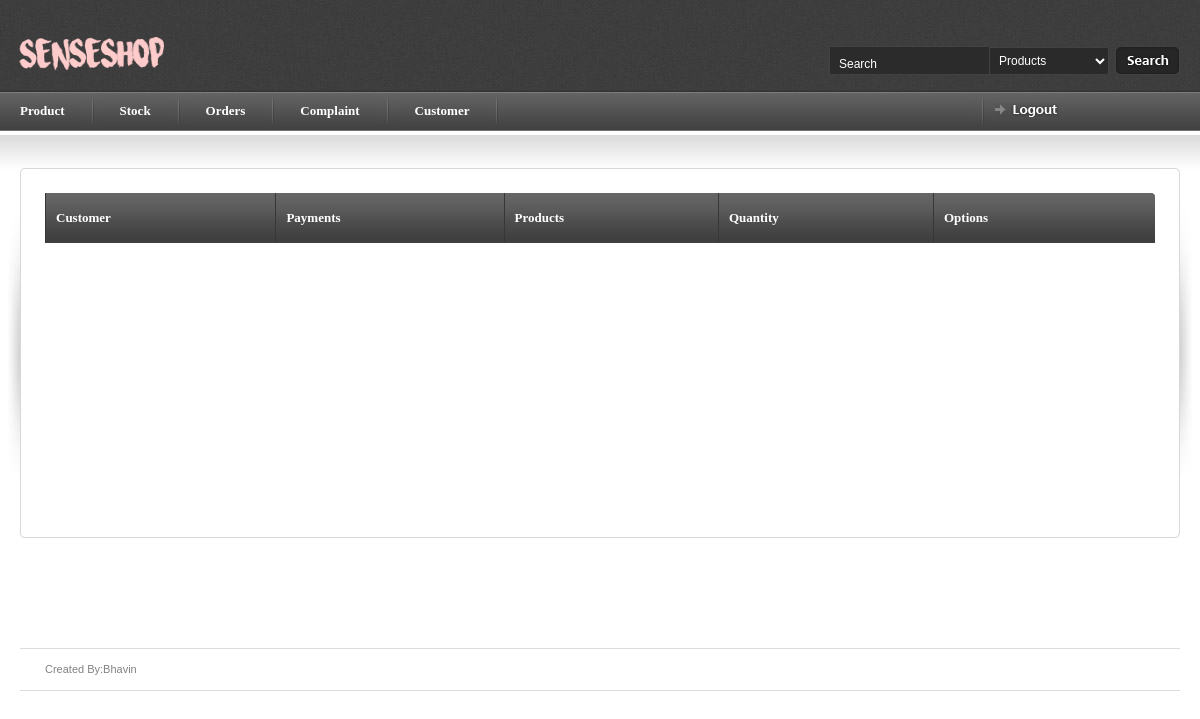
/myadmin/orders (signed in), run on an earlier commit of the app's database.
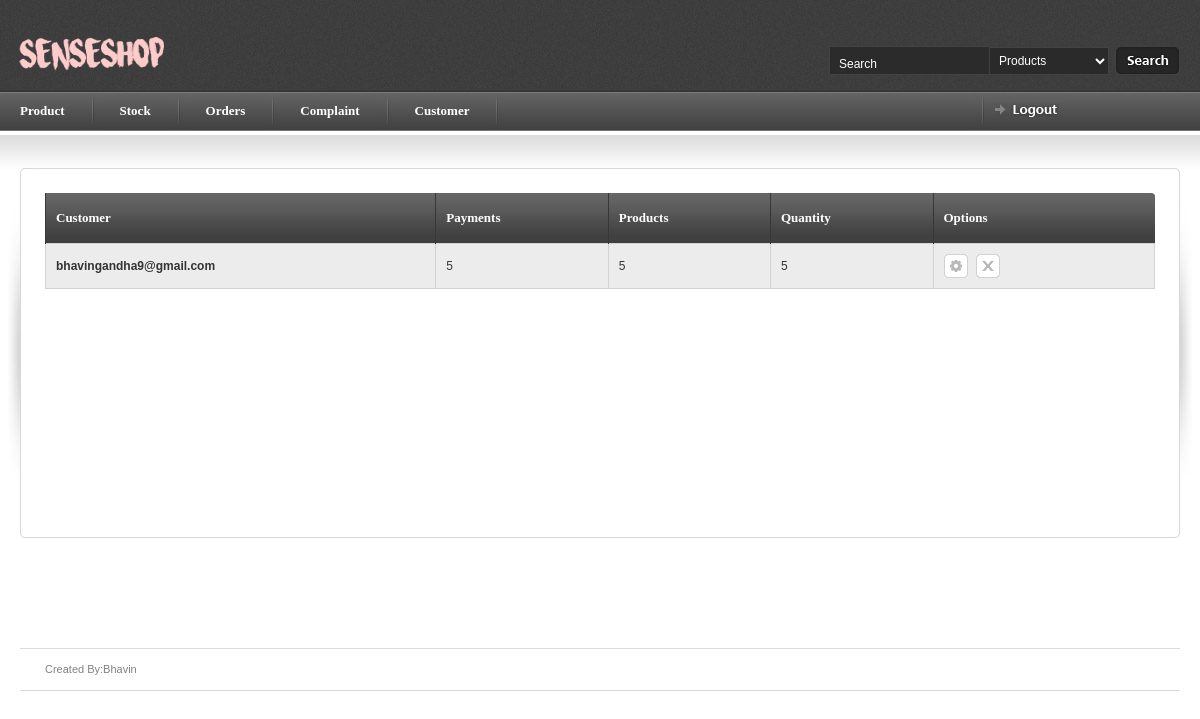
And on a later commit of the database.
### myadmin/models.py (models this page shows, shortened)
class order_details(models.Model):
    pay_id = models.ForeignKey(payment,related_name='payment')
    c_id = models.ForeignKey(a,default=0)
    products = models.CharField(max_length=250,null=True,blank=True)
    quantity = models.CharField(max_length=250,null=True,blank=True)
    flag =models.DecimalField(max_digits=2,decimal_places=0)

class payment(models.Model):
    c_id = models.ForeignKey(a,default=0)
    amount = models.DecimalField(max_digits=100, decimal_places=0)
    transaction_id = models.DecimalField(max_digits=150,decimal_places=0,unique=True)
    flag =models.DecimalField(max_digits=2,decimal_places=0,null=True,blank=True)
    def __str__(self):
        return str(self.amount)

### login/models.py (models this page shows, shortened)
class customer(models.Model):
    cname = models.CharField(max_length=100,null=True,blank=True)
    email = models.CharField(max_length=250,null=True,blank=True)
    password = models.CharField(max_length=250,null=True,blank=True)
    mobile_no = models.DecimalField(max_digits=10,decimal_places=0,null=True,blank=True)
    address = models.CharField(max_length=500,null=True,blank=True)
    au_id = models.DecimalField(max_digits=200,decimal_places=0,default=0,null=True,blank=True)
    cflag = models.DecimalField(max_digits=2,decimal_places=0,default=0,null=True,blank=True)
    def __str__(self):
      return self.email

### myadmin/views.py (the view)
# urls.py: url(r'^myadmin/orders$',b.OrderIndexView.as_view(),name='orders'),
class OrderIndexView(generic.ListView):
    template_name = 'orders.html'
    context_object_name = 'order'
    model = order_details
    paginate_by = 5
    def get_queryset(self):
        return order_details.objects.all()
    def dispatch(self,request ,*args, **kwargs):
        if request.session.has_key('myadmin'):
            a = 'hello'
        else:
            return redirect('index')
        return super(OrderIndexView, self).dispatch(request,*args, **kwargs)

### myadmin/templates/orders.html (shortened to what this page needs)
{% load staticfiles %}
{% include 'article_start.html' %}
    <table border="0" width="100%" cellpadding="0" cellspacing="0" id="content-table">
        <tr>
            <th rowspan="3" class="sized"><img src="{% static 'images/shared/side_shadowleft.jpg'%}" width="20" height="300" alt="" /></th>
            <th class="topleft"></th>
            <td id="tbl-border-top">&nbsp;</td>
            <th class="topright"></th>
            <th rowspan="3" class="sized"><img src="{% static 'images/shared/side_shadowright.jpg'%}" width="20" height="300" alt="" /></th>
        </tr>
    <tr>
        <td id="tbl-border-left"></td>
        <td>
            <div id="content-table-inner">
                <div id="table-content">
                    <form id="mainform" action="">
                        <table border="0" width="100%" cellpadding="0" cellspacing="0" id="product-table">
                         <tr>
                            <th class="table-header-repeat line-left"><a>Customer</a></th>
                            <th class="table-header-repeat line-left"><a>Payments</a></th>
                            <th class="table-header-repeat line-left"><a>Products</a></th>
                            <th class="table-header-repeat line-left"><a>Quantity</a></th>
                            <th class="table-header-options line-left"><a>Options</a></th>
                        </tr>
                            {% for ord in order %}
                            <tr class="alternate-row">
                                    <td> <b>{{ ord.c_id }}</b></td>
                                    <td> <a href="{% url 'payment_detail' ord.pay_id_id %}">{{ ord.pay_id }}</a> </td>
                                    <td> {{ ord.products }}</td>
                                    <td> {{ ord.quantity }}</td>
                                    <td> <a href="" title="Update" class="icon-1 info-tooltip"> </a>
                                         <a href="" title="Delete" class="icon-2 info-tooltip"></a>
                                    </td>
                                </tr>
                            {% endfor %}
                        </table>
                    </form>
        </div>
</div>
         </td>
     <td id="tbl-border-right"></td>
 </tr>
 <tr>
     <th class="sized bottomleft"></th>
     <td id="tbl-border-bottom">&nbsp;</td>
     <th class="sized bottomright"></th>
 </tr>
 </table>
</div>
{% include 'article_close.html' %}

What changed in the data, as far as the page shows it:
added order_details: c_id "bhavingandha9@gmail.com", pay_id "5", products "5", quantity "5"
